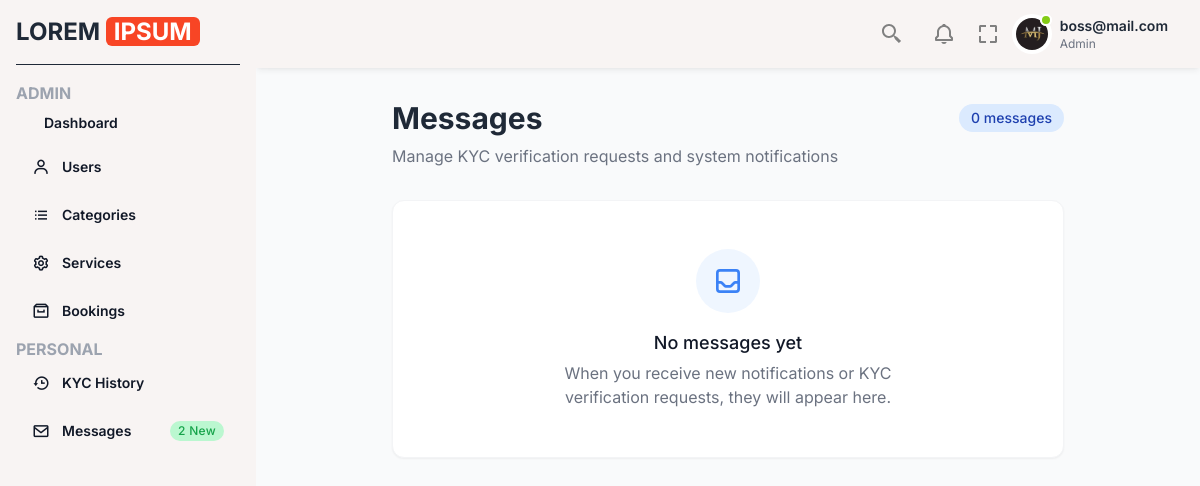
/dashboard/notifications/ (signed in), run on the app's committed database.
### dashboard/models.py (models this page shows, shortened)
class custom_user(AbstractUser):
    ROLE_CHOICES = (
        ('admin', 'Admin'),
        ('client', 'Client'),
        ('service_provider', 'Service Provider'),
    )
    role = models.CharField(max_length=20, choices=ROLE_CHOICES, default='client')
    profile_image = models.ImageField(upload_to='profile_pics/', blank=True, null=True)
    name = models.CharField(max_length=255, blank=True, null=True)

### dashboard/views.py (the view)
# urls.py: path('notifications/', admin_notifications, name='admin_notifications'),
@user_passes_test(is_admin)
def admin_notifications(request):
    if not request.user.is_authenticated or request.user.role != 'admin':
        return JsonResponse({'status': 'error', 'message': 'Access denied.'})
    notifications = Notification.objects.filter(recipient=request.user).order_by('-created_at')
    return render(request, 'dashboard/notification.html', {'notifications': notifications})

### clone/context_processors.py (called while the page is built)
def cart_item_count(request):
    if request.user.is_authenticated:
        cart_count = Cart.objects.filter(user=request.user).count()
    else:
        cart_count = 0  # If not logged in, show zero
    return {"cart_item_count": cart_count}

### dashboard/views.py (called while the page is built)
def is_admin(user):
    return user.is_authenticated and user.role == 'admin'

### dashboard/templates/dashboard/notification.html (shortened to what this page needs)
{% extends "comman.html" %}
{% block main %}
<div class="bg-gray-50 min-h-screen py-8">
  <div class="container mx-auto px-4">
    <div class="mb-8">
      <div class="max-w-2xl mx-auto">
        <div class="flex items-center justify-between mb-2">
          <h1 class="text-2xl md:text-3xl font-bold text-gray-800">Messages</h1>
          <span class="px-3 py-1 bg-blue-100 text-blue-800 text-sm font-medium rounded-full">
            {% if notifications %}{{ notifications|length }}{% else %}0{% endif %}
            message{% if notifications|length != 1 %}s{% endif %}
          </span>
        </div>
        <p class="text-gray-500">Manage KYC verification requests and system notifications</p>
      </div>
    </div>
    <div class="max-w-2xl mx-auto">
      {% if notifications %}
        <div class="space-y-4">
          {% for notification in notifications %}
            <div class="bg-white rounded-xl shadow-sm border border-gray-100 overflow-hidden transition transform hover:shadow-md hover:-translate-y-1">
              <div class="p-5 {% if notification.service_provider %}border-l-4 border-blue-500{% endif %}">
                <div class="flex justify-between items-start mb-3">
                  <div class="flex items-center">
                    {% if notification.service_provider %}
                      <div class="h-10 w-10 rounded-full bg-blue-100 flex items-center justify-center text-blue-700 mr-3">
                        <svg class="w-5 h-5" fill="none" stroke="currentColor" viewBox="0 0 24 24" xmlns="http://www.w3.org/2000/svg">
                          <path stroke-linecap="round" stroke-linejoin="round" stroke-width="2" d="M9 12l2 2 4-4m5.618-4.016A11.955 11.955 0 0112 2.944a11.955 11.955 0 01-8.618 3.04A12.02 12.02 0 003 9c0 5.591 3.824 10.29 9 11.622 5.176-1.332 9-6.03 9-11.622 0-1.042-.133-2.052-.382-3.016z"></path>
                        </svg>
                      </div>
                    {% else %}
                      <div class="h-10 w-10 rounded-full bg-gray-100 flex items-center justify-center text-gray-500 mr-3">
                        <svg class="w-5 h-5" fill="none" stroke="currentColor" viewBox="0 0 24 24" xmlns="http://www.w3.org/2000/svg">
                          <path stroke-linecap="round" stroke-linejoin="round" stroke-width="2" d="M7 8h10M7 12h4m1 8l-4-4H5a2 2 0 01-2-2V6a2 2 0 012-2h14a2 2 0 012 2v8a2 2 0 01-2 2h-3l-4 4z"></path>
                        </svg>
                      </div>
                    {% endif %}
                    <div>
                      <p class="font-semibold text-gray-800">
                        {% if notification.service_provider %}KYC Verification Request{% else %}System Notification{% endif %}
                      </p>
                      <p class="text-xs text-gray-500">
                        {{ notification.created_at|date:"F j, Y" }} at {{ notification.created_at|date:"g:i a" }}
                      </p>
                    </div>
                  </div>
                  <div class="flex items-center">
                    {% if notification.created_at|date:"Y-m-d" == today %}
                      <span class="inline-flex items-center px-2.5 py-0.5 rounded-full text-xs font-medium bg-green-100 text-green-800">
                        <span class="w-2 h-2 mr-1 bg-green-500 rounded-full"></span>
                        Today
                      </span>
                    {% endif %}
                  </div>
                </div>
                <div class="mb-4">
                  <p class="text-gray-700">{{ notification.message }}</p>
                </div>
                {% if notification.service_provider %}
                  <div class="pt-3 border-t border-gray-100">
                    <div class="flex flex-wrap gap-2">
                      <a href="{% url 'review_kyc' notification.service_provider.id %}"
                         class="flex-1 inline-flex justify-center items-center px-3 py-2 border border-gray-300 shadow-sm text-sm font-medium rounded-md text-gray-700 bg-white hover:bg-gray-50 focus:outline-none focus:ring-2 focus:ring-offset-2 focus:ring-blue-500 transition-colors">
                        <svg class="w-4 h-4 mr-2 text-gray-600" fill="none" stroke="currentColor" viewBox="0 0 24 24" xmlns="http://www.w3.org/2000/svg">
                          <path stroke-linecap="round" stroke-linejoin="round" stroke-width="2" d="M15 12a3 3 0 11-6 0 3 3 0 016 0z"></path>
                          <path stroke-linecap="round" stroke-linejoin="round" stroke-width="2" d="M2.458 12C3.732 7.943 7.523 5 12 5c4.478 0 8.268 2.943 9.542 7-1.274 4.057-5.064 7-9.542 7-4.477 0-8.268-2.943-9.542-7z"></path>
                        </svg>
                        Review
                      </a>
                      <a href="{% url 'approve_kyc' notification.service_provider.id %}"
                         class="flex-1 inline-flex justify-center items-center px-3 py-2 border border-transparent shadow-sm text-sm font-medium rounded-md text-white bg-emerald-600 hover:bg-emerald-700 focus:outline-none focus:ring-2 focus:ring-offset-2 focus:ring-emerald-500 transition-colors">
                        <svg class="w-4 h-4 mr-2" fill="none" stroke="currentColor" viewBox="0 0 24 24" xmlns="http://www.w3.org/2000/svg">
                          <path stroke-linecap="round" stroke-linejoin="round" stroke-width="2" d="M5 13l4 4L19 7"></path>
                        </svg>
                        Approve
                      </a>
                      <button onclick="openModal({{ notification.service_provider.id }})"
                              class="flex-1 inline-flex justify-center items-center px-3 py-2 border border-gray-300 shadow-sm text-sm font-medium rounded-md text-gray-700 bg-white hover:bg-gray-50 focus:outline-none focus:ring-2 focus:ring-offset-2 focus:ring-red-500 transition-colors">
                        <svg class="w-4 h-4 mr-2 text-gray-600" fill="none" stroke="currentColor" viewBox="0 0 24 24" xmlns="http://www.w3.org/2000/svg">
                          <path stroke-linecap="round" stroke-linejoin="round" stroke-width="2" d="M6 18L18 6M6 6l12 12"></path>
                        </svg>
                        Reject
                      </button>
                    </div>
                  </div>
                {% endif %}
              </div>
            </div>
          {% endfor %}
        </div>
        {% if notifications.has_other_pages %}
          <div class="flex justify-center mt-8">
            <nav class="inline-flex rounded-md shadow-sm -space-x-px" aria-label="Pagination">
              {% if notifications.has_previous %}
                <a href="?page={{ notifications.previous_page_number }}" class="relative inline-flex items-center px-2 py-2 rounded-l-md border border-gray-300 bg-white text-sm font-medium text-gray-500 hover:bg-gray-50">
                  <span class="sr-only">Previous</span>
                  <svg class="h-5 w-5" xmlns="http://www.w3.org/2000/svg" viewBox="0 0 20 20" fill="currentColor" aria-hidden="true">
                    <path fill-rule="evenodd" d="M12.707 5.293a1 1 0 010 1.414L9.414 10l3.293 3.293a1 1 0 01-1.414 1.414l-4-4a1 1 0 010-1.414l4-4a1 1 0 011.414 0z" clip-rule="evenodd" />
                  </svg>
                </a>
              {% endif %}
              {% if notifications.has_next %}
                <a href="?page={{ notifications.next_page_number }}" class="relative inline-flex items-center px-2 py-2 rounded-r-md border border-gray-300 bg-white text-sm font-medium text-gray-500 hover:bg-gray-50">
                  <span class="sr-only">Next</span>
                  <svg class="h-5 w-5" xmlns="http://www.w3.org/2000/svg" viewBox="0 0 20 20" fill="currentColor" aria-hidden="true">
                    <path fill-rule="evenodd" d="M7.293 14.707a1 1 0 010-1.414L10.586 10 7.293 6.707a1 1 0 011.414-1.414l4 4a1 1 0 010 1.414l-4 4a1 1 0 01-1.414 0z" clip-rule="evenodd" />
                  </svg>
                </a>
              {% endif %}
            </nav>
          </div>
        {% endif %}
      {% else %}
        <div class="text-center py-12 bg-white rounded-xl shadow-sm border border-gray-100">
          <div class="inline-flex items-center justify-center w-16 h-16 rounded-full bg-blue-50 text-blue-500 mb-4">
          </div>
          <h3 class="text-lg font-medium text-gray-900 mb-1">No messages yet</h3>
          <p class="text-gray-500 max-w-sm mx-auto">When you receive new notifications or KYC verification requests, they will appear here.</p>
        </div>
      {% endif %}
    </div>
  </div>
</div>
{% endblock %}

### templates/comman.html (shortened to what this page needs)
<!DOCTYPE html>
<html lang="en">
<head>
    <link href="https://fonts.bunny.net/css?family=figtree:400,500,600&display=swap" rel="stylesheet" />
    <link href='https://unpkg.com/boxicons@2.1.4/css/boxicons.min.css' rel='stylesheet'>
    <link href="https://cdn.jsdelivr.net/npm/remixicon@3.5.0/fonts/remixicon.css" rel="stylesheet">
    <script src="https://cdn.tailwindcss.com"></script>
</head>
<body class="text-gray-800 font-inter">
    <div class="fixed left-0 top-0 w-64 h-full bg-[#f8f4f3] p-4 z-50 sidebar-menu transition-transform">
        <a href="#" class="flex items-center pb-4 border-b border-b-gray-800">
            <h2 class="font-bold text-2xl">LOREM <span class="bg-[#f84525] text-white px-2 rounded-md">IPSUM</span></h2>
        </a>
        <ul class="mt-4">
            <span class="text-gray-400 font-bold">ADMIN</span>
            <li class="mb-1 group">
                <a href="{% url 'dashboard' %}" class="flex font-semibold items-center py-2 px-4 text-gray-900 hover:bg-gray-950 hover:text-gray-100 rounded-md group-[.active]:bg-gray-800 group-[.active]:text-white group-[.selected]:bg-gray-950 group-[.selected]:text-gray-100">
                    <span class="text-sm">Dashboard</span>
                </a>
            </li>
            <li class="mb-1 group">
                <a href="" class="flex font-semibold items-center py-2 px-4 text-gray-900 hover:bg-gray-950 hover:text-gray-100 rounded-md group-[.active]:bg-gray-800 group-[.active]:text-white group-[.selected]:bg-gray-950 group-[.selected]:text-gray-100 sidebar-dropdown-toggle">
                    <i class='bx bx-user mr-3 text-lg'></i>
                    <span class="text-sm">Users</span>
                </a>
            </li>
            <li class="mb-1 group">
                <a href="{% url 'category' %}" class="flex font-semibold items-center py-2 px-4 text-gray-900 hover:bg-gray-950 hover:text-gray-100 rounded-md group-[.active]:bg-gray-800 group-[.active]:text-white group-[.selected]:bg-gray-950 group-[.selected]:text-gray-100">
                    <i class='bx bx-list-ul mr-3 text-lg'></i>
                    <span class="text-sm">Categories</span>
                </a>
            </li>
            <li class="mb-1 group">
              <a href="{% url 'view_service' %}" class="flex font-semibold items-center py-2 px-4 text-gray-900 hover:bg-gray-950 hover:text-gray-100 rounded-md group-[.active]:bg-gray-800 group-[.active]:text-white group-[.selected]:bg-gray-950 group-[.selected]:text-gray-100">
                  <i class='bx bx-cog mr-3 text-lg'></i>
                  <span class="text-sm">Services</span>
              </a>
          </li>
            <li class="mb-1 group">
                <a href="{% url 'service_request' %}" class="flex font-semibold items-center py-2 px-4 text-gray-900 hover:bg-gray-950 hover:text-gray-100 rounded-md group-[.active]:bg-gray-800 group-[.active]:text-white group-[.selected]:bg-gray-950 group-[.selected]:text-gray-100">
                    <i class='bx bx-archive mr-3 text-lg'></i>
                    <span class="text-sm">Bookings</span>
                </a>
            </li>
            <span class="text-gray-400 font-bold">PERSONAL</span>
            <li class="mb-1 group">
                <a href="{% url 'kyc_history' %}" class="flex font-semibold items-center py-2 px-4 text-gray-900 hover:bg-gray-950 hover:text-gray-100 rounded-md group-[.active]:bg-gray-800 group-[.active]:text-white group-[.selected]:bg-gray-950 group-[.selected]:text-gray-100">
                  <i class="bx bx-history mr-3 text-lg"></i>
                    <span class="text-sm">KYC History</span>
                  </a>
            </li>
            <li class="mb-1 group">
                <a href="{% url 'admin_notifications' %}" class="flex font-semibold items-center py-2 px-4 text-gray-900 hover:bg-gray-950 hover:text-gray-100 rounded-md group-[.active]:bg-gray-800 group-[.active]:text-white group-[.selected]:bg-gray-950 group-[.selected]:text-gray-100">
                    <i class='bx bx-envelope mr-3 text-lg' ></i>
                    <span class="text-sm">Messages</span>
                    <span class=" md:block px-2 py-0.5 ml-auto text-xs font-medium tracking-wide text-green-600 bg-green-200 rounded-full">2 New</span>
                </a>
            </li>
        </ul>
    </div>
    <main class="w-full md:w-[calc(100%-256px)] md:ml-64 bg-gray-200 min-h-screen transition-all main">
        <div class="py-2 px-6 bg-[#f8f4f3] flex items-center shadow-md shadow-black/5 sticky top-0 left-0 z-30">
            <ul class="ml-auto flex items-center">
                <li class="mr-1 dropdown">
                    <button type="button" class="dropdown-toggle text-gray-400 mr-4 w-8 h-8 rounded flex items-center justify-center  hover:text-gray-600">
                    </button>
                </li>
                <li class="dropdown">
                    <button type="button" class="dropdown-toggle text-gray-400 mr-4 w-8 h-8 rounded flex items-center justify-center  hover:text-gray-600">
                    </button>
                </li>
                <button id="fullscreen-button">
                    <svg xmlns="http://www.w3.org/2000/svg" width="24" height="24" class="hover:bg-gray-100 rounded-full" viewBox="0 0 24 24" style="fill: gray;transform: ;msFilter:;"><path d="M5 5h5V3H3v7h2zm5 14H5v-5H3v7h7zm11-5h-2v5h-5v2h7zm-2-4h2V3h-7v2h5z"></path></svg>
                </button>
                <li class="dropdown ml-3">
                  <button type="button" class="dropdown-toggle flex items-center">
                      <div class="flex-shrink-0 w-10 h-10 relative">
                          <div class="p-1 bg-white rounded-full focus:outline-none focus:ring">
                              <img class="w-8 h-8 rounded-full"
                                   src="{% if user.profile_image %}{{ user.profile_image.url }}{% else %}https://via.placeholder.com/40{% endif %}"
                                   alt="User Profile" />
                              <div class="top-0 left-7 absolute w-3 h-3 bg-lime-500 border-2 border-white rounded-full"></div>
                          </div>
                      </div>
                      <div class="p-2 md:block text-left">
                          <h2 class="text-sm font-semibold text-gray-800">{{ user.get_full_name|default:user.email }}</h2>
                          <p class="text-xs text-gray-500">{{ user.role|title }}</p>
                      </div>
                  </button>
              </li>
            </ul>
        </div>
        {% block main %}
        {% endblock %}
    </main>
</body>
</html>

### data on the page
custom_user: profile_image (picture), get_full_name "boss@mail.com", role "Admin"
